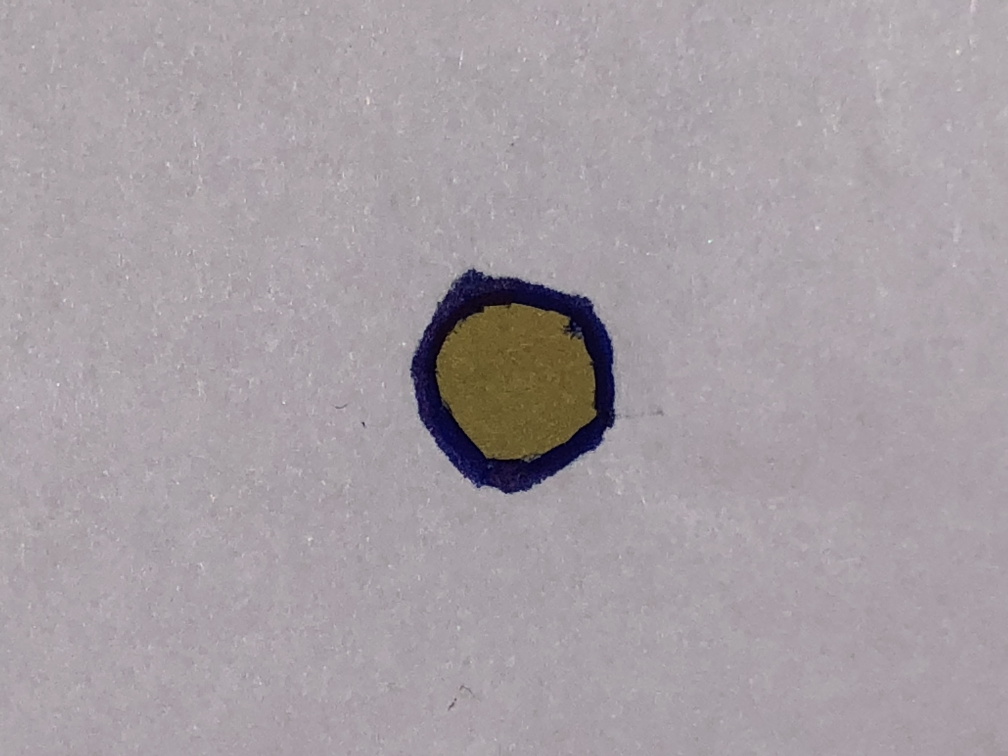
#> input picture IMG_8914.jpg, 4032 x 3024 px (shown at 1/4 size)
$ python -i center.py   (imports and definitions only)   (older library calls are emulated)
#> lines starting #> are read from the running program, lines starting #| are printed output that depends on the picture; after the words box and inside, x2 and y2 are one past the last pixel; in counts of white or black regions, pixels touching at a corner belong together
import cv2
import numpy as np
import math
from enum import Enum

class CenterPipeline:
    """
    An OpenCV pipeline generated by GRIP.
    """

    def __init__(self):
        """initializes all values to presets or None if need to be set
        """

        self.hsv_threshold_hue = [0.0, 255.0]
        self.hsv_threshold_saturation = [80.0, 255.0]
        self.hsv_threshold_value = [70.0, 255.0]
        self.hsv_threshold_output = None

        self.mask_mask = self.hsv_threshold_output
        self.mask_output = None

        self.find_contours_input = self.hsv_threshold_output
        self.find_contours_external_only = False
        self.find_contours_output = None

        self.filter_contours_contours = self.find_contours_output
        self.filter_contours_min_area = 10000.0
        self.filter_contours_min_perimeter = 500.0
        self.filter_contours_min_width = 100
        self.filter_contours_max_width = 10000
        self.filter_contours_min_height = 100
        self.filter_contours_max_height = 10000
        self.filter_contours_solidity = [90, 100]
        self.filter_contours_max_vertices = 10000000
        self.filter_contours_min_vertices = 0
        self.filter_contours_min_ratio = 0.5
        self.filter_contours_max_ratio = 2.0
        self.filter_contours_output = None

    def process(self, source0):
        """
        Runs the pipeline and sets all outputs to new values.
        """
        # Step HSV_Threshold0:
        self.hsv_threshold_input = source0
        self.hsv_threshold_output = self.hsv_threshold(self.hsv_threshold_input, self.hsv_threshold_hue, self.hsv_threshold_saturation, self.hsv_threshold_value)

        # Step Mask0:
        self.mask_input = source0
        self.mask_mask = self.hsv_threshold_output
        (self.mask_output) = self.mask(self.mask_input, self.mask_mask)

        # Step Find_Contours0:
        self.find_contours_input = self.hsv_threshold_output
        self.find_contours_output = self.find_contours(self.find_contours_input, self.find_contours_external_only)

        # Step Filter_Contours0:
        self.filter_contours_contours = self.find_contours_output
        (self.filter_contours_output) = self.filter_contours(self.filter_contours_contours, self.filter_contours_min_area, self.filter_contours_min_perimeter, self.filter_contours_min_width, self.filter_contours_max_width, self.filter_contours_min_height, self.filter_contours_max_height, self.filter_contours_solidity, self.filter_contours_max_vertices, self.filter_contours_min_vertices, self.filter_contours_min_ratio, self.filter_contours_max_ratio)

        self.final_mask = np.zeros(source0.shape[0:2], dtype='uint8')
        cv2.drawContours(self.final_mask, self.filter_contours_output, -1, (255,255,255), -1)
        self.final_output = cv2.bitwise_and(source0, source0, mask=self.final_mask)

    @staticmethod
    def hsv_threshold(input, hue, sat, val):
        """Segment an image based on hue, saturation, and value ranges.
        Args:
            input: A BGR numpy.ndarray.
            hue: A list of two numbers the are the min and max hue.
            sat: A list of two numbers the are the min and max saturation.
            lum: A list of two numbers the are the min and max value.
        Returns:
            A black and white numpy.ndarray.
        """
        out = cv2.cvtColor(input, cv2.COLOR_BGR2HSV)
        return cv2.inRange(out, (hue[0], sat[0], val[0]),  (hue[1], sat[1], val[1]))

    @staticmethod
    def mask(input, mask):
        """Filter out an area of an image using a binary mask.
        Args:
            input: A three channel numpy.ndarray.
            mask: A black and white numpy.ndarray.
        Returns:
            A three channel numpy.ndarray.
        """
        return cv2.bitwise_and(input, input, mask=mask)

    @staticmethod
    def find_contours(input, external_only):
        """Sets the values of pixels in a binary image to their distance to the nearest black pixel.
        Args:
            input: A numpy.ndarray.
            external_only: A boolean. If true only external contours are found.
        Return:
            A list of numpy.ndarray where each one represents a contour.
        """
        if(external_only):
            mode = cv2.RETR_EXTERNAL
        else:
            mode = cv2.RETR_LIST
        method = cv2.CHAIN_APPROX_SIMPLE
        contours, heirarchy =cv2.findContours(input, mode=mode, method=method)
        return contours

    @staticmethod
    def filter_contours(input_contours, min_area, min_perimeter, min_width, max_width,
                        min_height, max_height, solidity, max_vertex_count, min_vertex_count,
                        min_ratio, max_ratio):
        """Filters out contours that do not meet certain criteria.
        Args:
            input_contours: Contours as a list of numpy.ndarray.
            min_area: The minimum area of a contour that will be kept.
            min_perimeter: The minimum perimeter of a contour that will be kept.
            min_width: Minimum width of a contour.
            max_width: MaxWidth maximum width.
            min_height: Minimum height.
            max_height: Maximimum height.
            solidity: The minimum and maximum solidity of a contour.
            min_vertex_count: Minimum vertex Count of the contours.
            max_vertex_count: Maximum vertex Count.
            min_ratio: Minimum ratio of width to height.
            max_ratio: Maximum ratio of width to height.
        Returns:
            Contours as a list of numpy.ndarray.
        """
        output = []
        for contour in input_contours:
            x,y,w,h = cv2.boundingRect(contour)
            if (w < min_width or w > max_width):
                continue
            if (h < min_height or h > max_height):
                continue
            area = cv2.contourArea(contour)
            if (area < min_area):
                continue
            if (cv2.arcLength(contour, True) < min_perimeter):
                continue
            hull = cv2.convexHull(contour)
            solid = 100 * area / cv2.contourArea(hull)
            if (solid < solidity[0] or solid > solidity[1]):
                continue
            if (len(contour) < min_vertex_count or len(contour) > max_vertex_count):
                continue
            ratio = (float)(w) / h
            if (ratio < min_ratio or ratio > max_ratio):
                continue
            print("contour", round(w, 3), round(h,3), round(area,3), round(cv2.arcLength(contour, True),3), round(solid,3), round(ratio,3))
            output.append(contour)
        return output


# [41 lines left out: functions bgr_to_hsv, get_center_color, not called in this run]


# [9 lines of commented-out code are left out]

>>> import cv2
>>> picture = cv2.imread('IMG_8914.jpg')
#> picture is the input picture: shape (3024, 4032, 3); mean B, G, R 163.7, 158.4, 165.9
>>> result = CenterPipeline().process(picture)
#> in hsv_threshold, `return cv2.inRange(out, (hue[0], sat[0], val[0]),  (hue[1], sat[1], va..`:
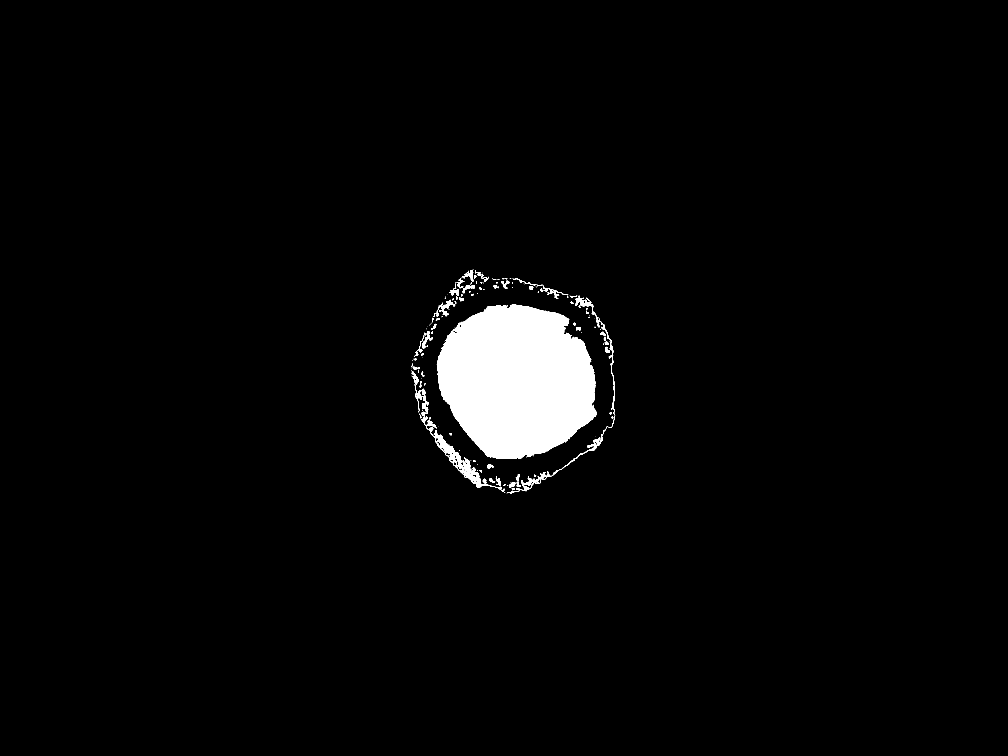
#> returned value: shape (3024, 4032) (shown at 1/4 size); 2.7% white; 198 white regions (95 under 20 px)
#> in mask, `return cv2.bitwise_and(input, input, mask=mask)`:
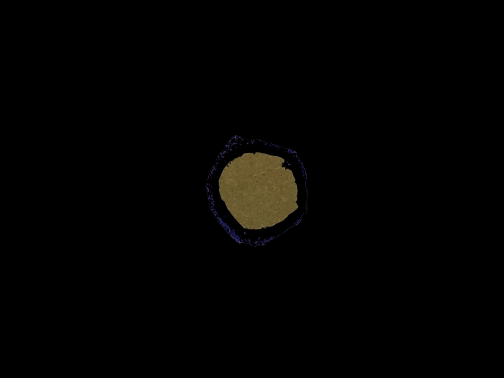
#> returned value: shape (3024, 4032, 3) (shown at 1/8 size); mean of channels 0, 1, 2 1.4, 2.3, 2.7; drawn as B, G, R
#> in find_contours, `contours, heirarchy =cv2.findContours(input, mode=mode, method=method)`: contours = 257 contours, 152 with area under 20; largest, box (x1, y1, x2, y2) and area: (1748, 1218, 2386, 1836) 298911, (1684, 1647, 2019, 1971) 10460, (2027, 1662, 2460, 1974) 3540, (2302, 1181, 2461, 1661) 2256, (1783, 1809, 1865, 1886) 1198
#> in process, `self.find_contours_output = self.find_contours(self.find_contours_inpu..`: self.find_contours_output has the same summary as contours in find_contours
#> in process, `self.filter_contours_contours = self.find_contours_output`: self.filter_contours_contours has the same summary as contours in find_contours
#> the loop in filter_contours, `for contour in input_contours:` made 257 passes
#> (x, y, w, h) on passes 1 to 3: (2020, 1971, 1, 1), (2065, 1952, 12, 8), (2047, 1952, 13, 9)
#> (printed output is left out)
#> after the loop in filter_contours, `for contour in input_contours:`: output = 1 contour; box (x1, y1, x2, y2) and area: (1748, 1218, 2386, 1836) 298911
#> in process, `(self.filter_contours_output) = self.filter_contours(self.filter_conto..`: self.filter_contours_output has the same summary as output in filter_contours
#> in process, `cv2.drawContours(self.final_mask, self.filter_contours_output, -1, (25..`:
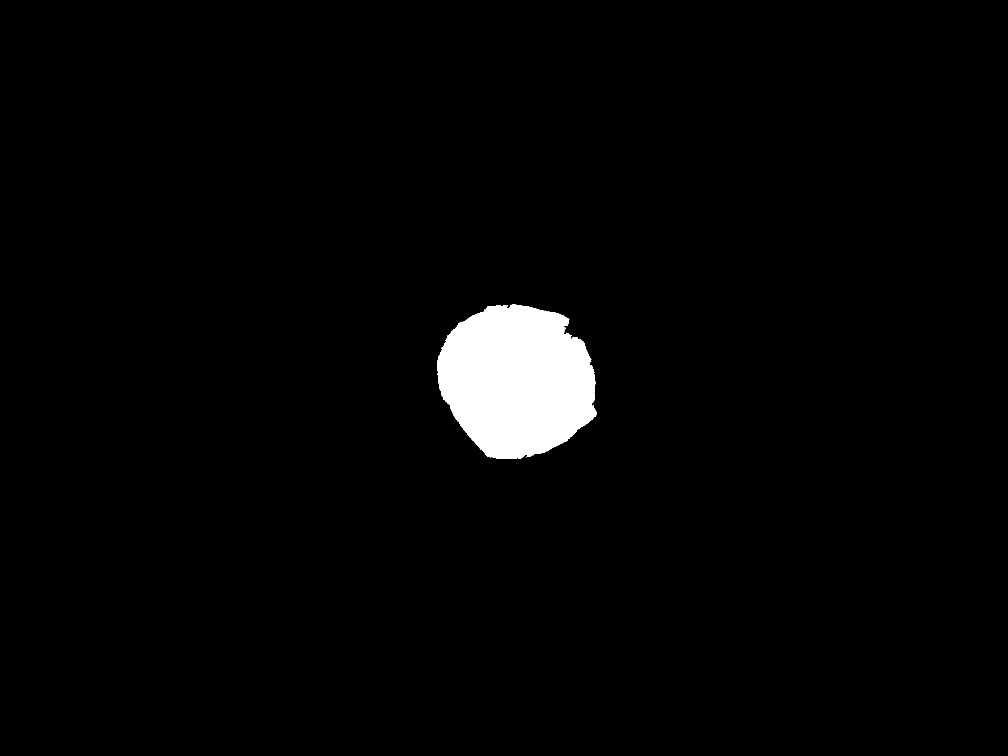
#> self.final_mask: shape (3024, 4032) (shown at 1/4 size); 2.5% white; 1 white region, box (x1, y1, x2, y2) and area: (1748, 1218, 2386, 1836) 300051

$ run again, on IMG_8915.jpg
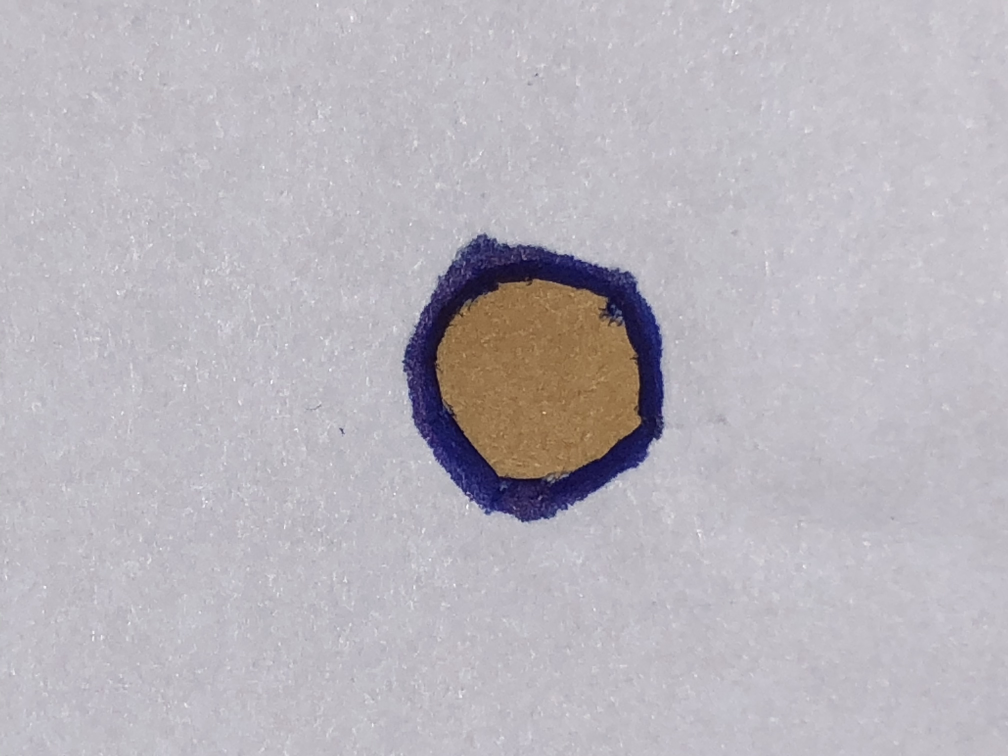
#> input picture IMG_8915.jpg, 4032 x 3024 px (shown at 1/4 size)
#> picture is the input picture: shape (3024, 4032, 3); mean B, G, R 188.4, 181.7, 185.8
#> out: shape (3024, 4032, 3); mean H, S, V 126.5, 18.5, 191.3
#> in mask, `return cv2.bitwise_and(input, input, mask=mask)`:
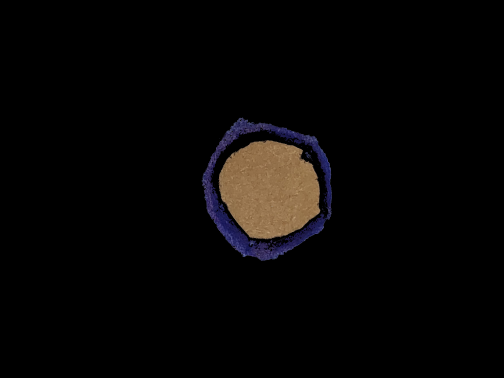
#> returned value: shape (3024, 4032, 3) (shown at 1/8 size); mean of channels 0, 1, 2 5, 5.5, 6.9; drawn as B, G, R
#> contours = 427 contours, 272 with area under 20; largest, box (x1, y1, x2, y2) and area: (1611, 940, 2655, 2088) 881154, (1672, 1017, 2627, 1998) 637098, (1747, 1121, 2564, 1915) 490962, (2442, 1216, 2489, 1267) 1017, (1695, 1511, 1718, 1553) 400
#> self.find_contours_output has the same summary as contours in find_contours
#> self.filter_contours_contours has the same summary as contours in find_contours
#> the loop in filter_contours, `for contour in input_contours:` made 427 passes
#> (x, y, w, h) on passes 2 to 4: (2052, 2026, 12, 13), (2162, 2025, 4, 5), (2127, 2017, 5, 6)
#> (printed output is left out)
#> after the loop in filter_contours, `for contour in input_contours:`: output = 3 contours; box (x1, y1, x2, y2) and area: (1611, 940, 2655, 2088) 881154, (1672, 1017, 2627, 1998) 637098, (1747, 1121, 2564, 1915) 490962
#> self.filter_contours_output has the same summary as output in filter_contours
#> in process, `cv2.drawContours(self.final_mask, self.filter_contours_output, -1, (25..`:
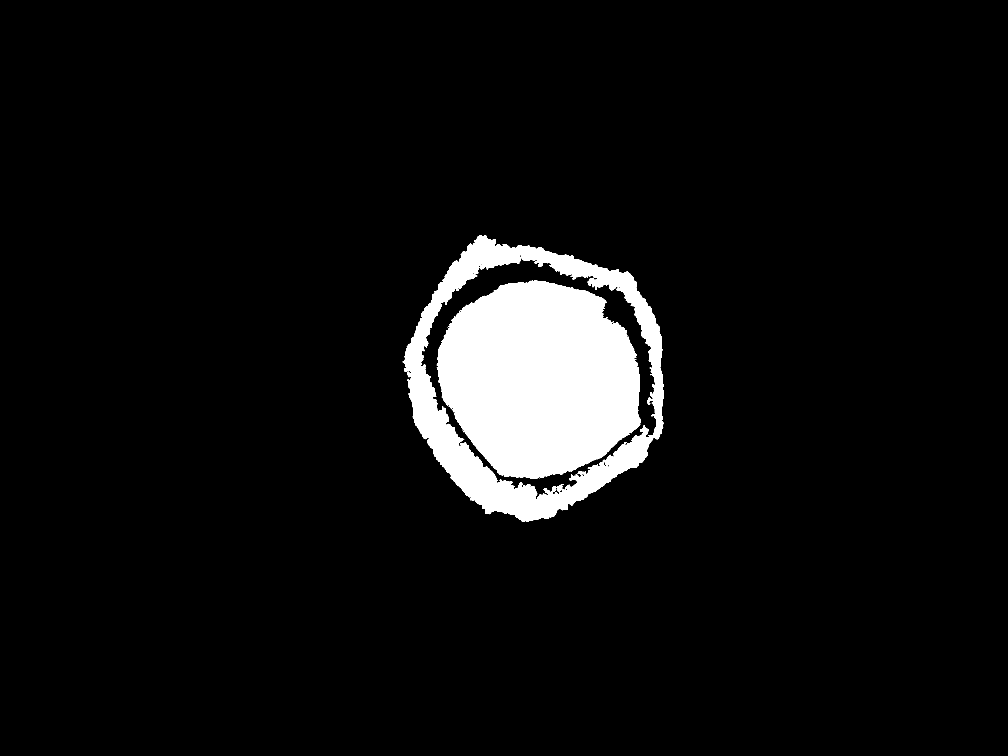
#> self.final_mask: shape (3024, 4032) (shown at 1/4 size); 6.1% white; 2 white regions, box (x1, y1, x2, y2) and area: (1747, 1121, 2564, 1915) 492537, (1611, 940, 2655, 2088) 248620

$ run again, on IMG_8916.jpg
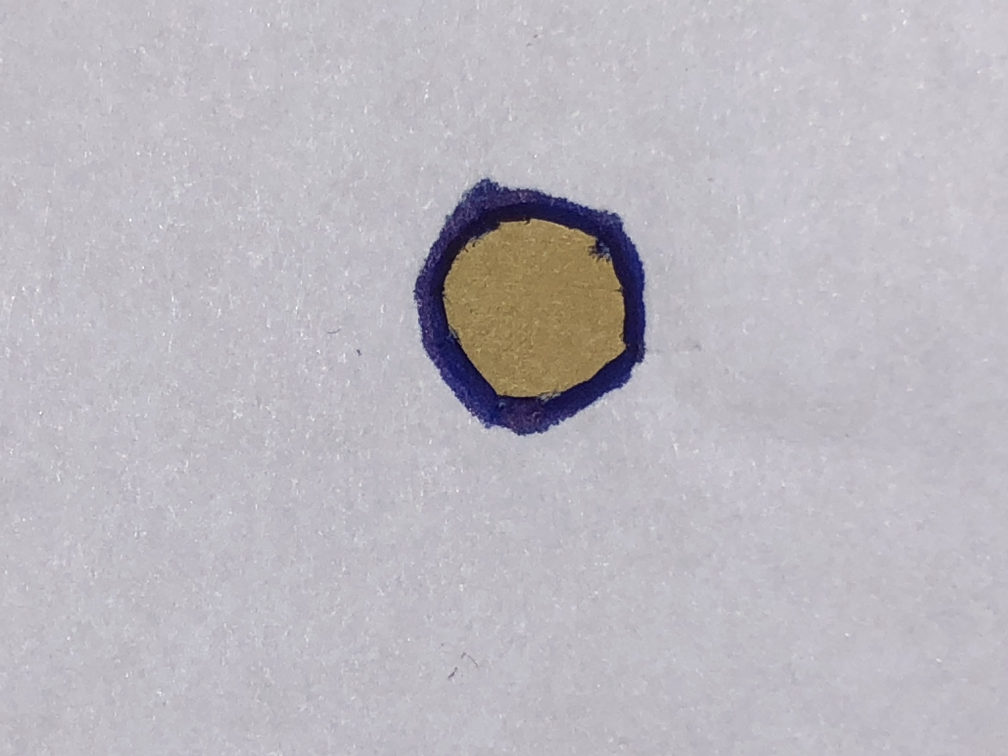
#> input picture IMG_8916.jpg, 4032 x 3024 px (shown at 1/4 size)
#> picture is the input picture: shape (3024, 4032, 3); mean B, G, R 190.8, 184, 187.3
#> out: shape (3024, 4032, 3); mean H, S, V 126.5, 16.4, 193
#> in mask, `return cv2.bitwise_and(input, input, mask=mask)`:
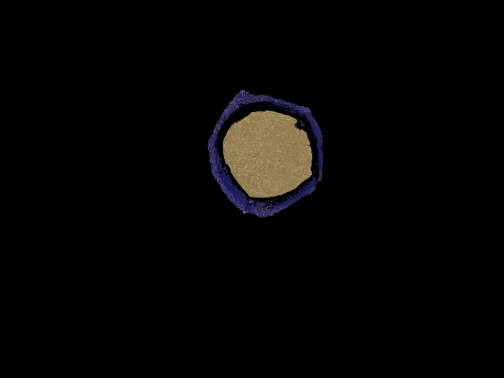
#> returned value: shape (3024, 4032, 3) (shown at 1/8 size); mean of channels 0, 1, 2 4.1, 4.7, 5.5; drawn as B, G, R
#> contours = 371 contours, 268 with area under 20; largest, box (x1, y1, x2, y2) and area: (1656, 717, 2583, 1741) 698620, (1717, 804, 2556, 1659) 513754, (1779, 882, 2501, 1584) 385534, (2397, 965, 2439, 1015) 881, (1776, 1350, 1814, 1391) 408
#> self.find_contours_output has the same summary as contours in find_contours
#> self.filter_contours_contours has the same summary as contours in find_contours
#> the loop in filter_contours, `for contour in input_contours:` made 371 passes
#> (x, y, w, h) on passes 1, 3, 5: (2063, 1724, 6, 6), (2157, 1680, 6, 7), (2111, 1677, 12, 9)
#> (printed output is left out)
#> after the loop in filter_contours, `for contour in input_contours:`: output = 3 contours; box (x1, y1, x2, y2) and area: (1656, 717, 2583, 1741) 698620, (1717, 804, 2556, 1659) 513754, (1779, 882, 2501, 1584) 385534
#> self.filter_contours_output has the same summary as output in filter_contours
#> in process, `cv2.drawContours(self.final_mask, self.filter_contours_output, -1, (25..`:
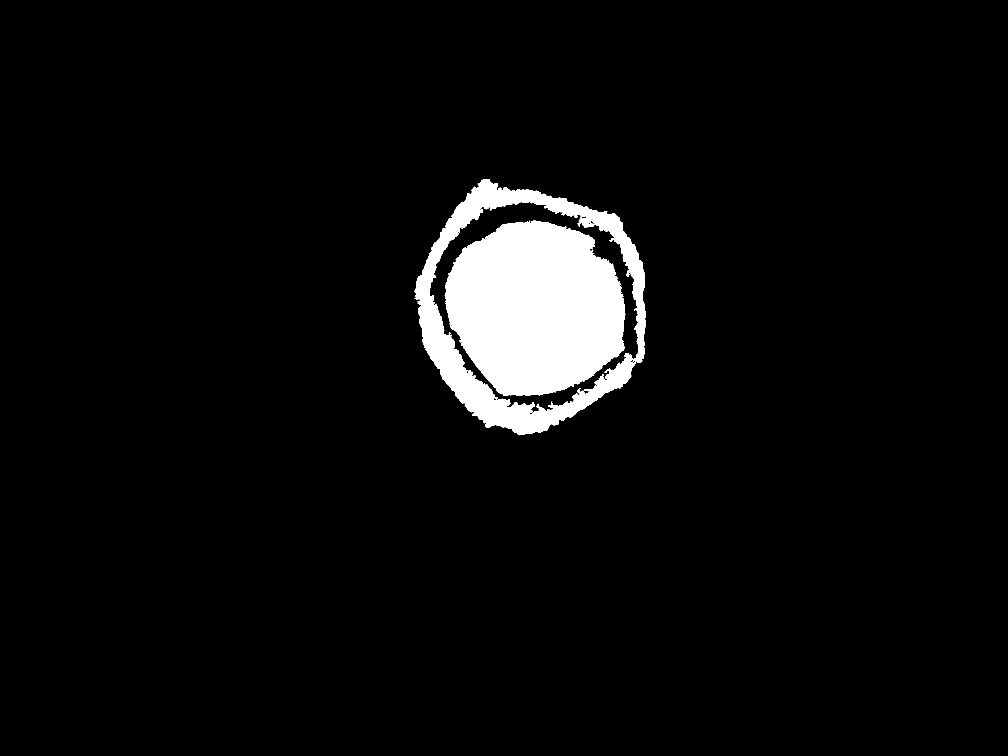
#> self.final_mask: shape (3024, 4032) (shown at 1/4 size); 4.7% white; 2 white regions, box (x1, y1, x2, y2) and area: (1779, 882, 2501, 1584) 386942, (1656, 717, 2583, 1741) 188737
